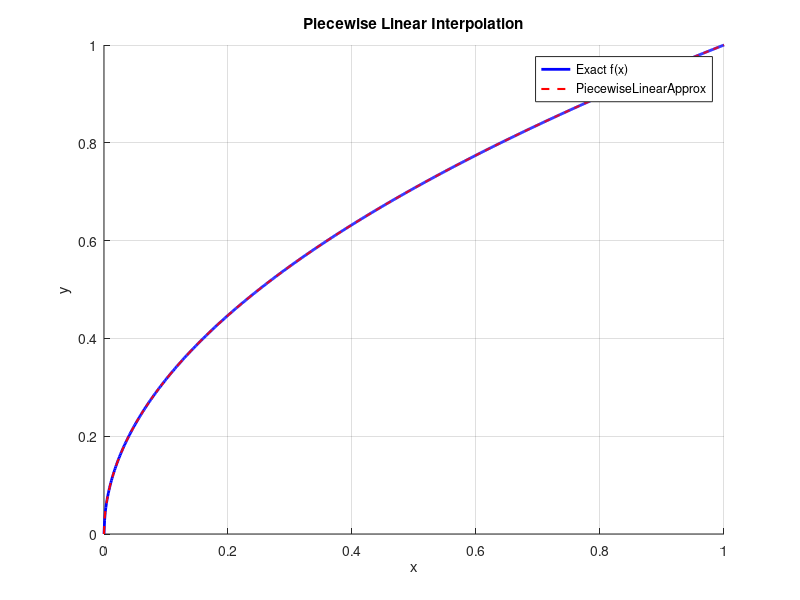
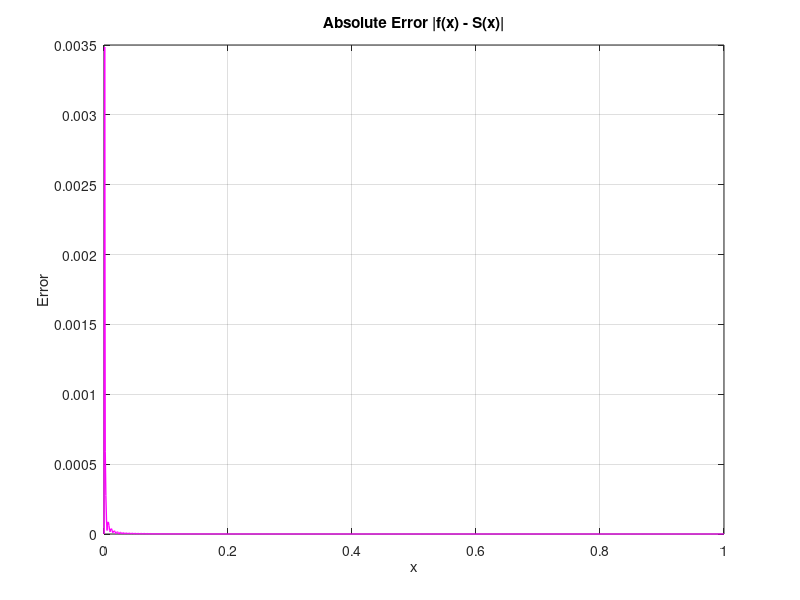

These charts were generated, in order, by the following MATLAB code:
format long;
clc;
clear all;
%% Test function
tic;
f = @(x) sqrt(x);
%% Define in interval
n = 791;
a = 0;
b = 1;
tol = 0.00005;
h = (b-a)/n;
%% Function points
x = a:h:b;
ai = f(x);
%% Calculating bis
bi = zeros(1,n);
for i = 1:n
    bi(i) = (ai(i+1)-ai(i))/h;
end
toc;
%% Calculating linear approximation
figure;
hold on
x_fine = linspace(a,b,1000);
func_value = sqrt(x_fine);
y_approx = zeros(size(x_fine));

for j =1:length(x_fine)
    i = floor((x_fine(j)-a)/h)+1;
    if i>n 
        i=n
    end
    y_approx(j) = ai(i)+bi(i)*(x_fine(j)-x(i));
end
%% Wait
plot(x_fine,y_approx,'b','LineWidth',2);
hold on;
plot(x_fine,func_value,'r--','LineWidth',1.5);
xlabel('x');
ylabel('y');
legend('Exact f(x)','PiecewiseLinearApprox')
title('Piecewise Linear Interpolation')
grid on;
max_error = max(abs(func_value - y_approx));
disp(['Maximum Error = ',num2str(max_error)]);
%% Error Plot 
% |Error(x)| = |f(x)-S(x)|
abs_error = abs(func_value-y_approx);
figure;
plot(x_fine,abs_error,'m','LineWidth',1);
hold on;
title('Absolute Error |f(x) - S(x)|');
xlabel('x');
ylabel('Error');
grid on;
